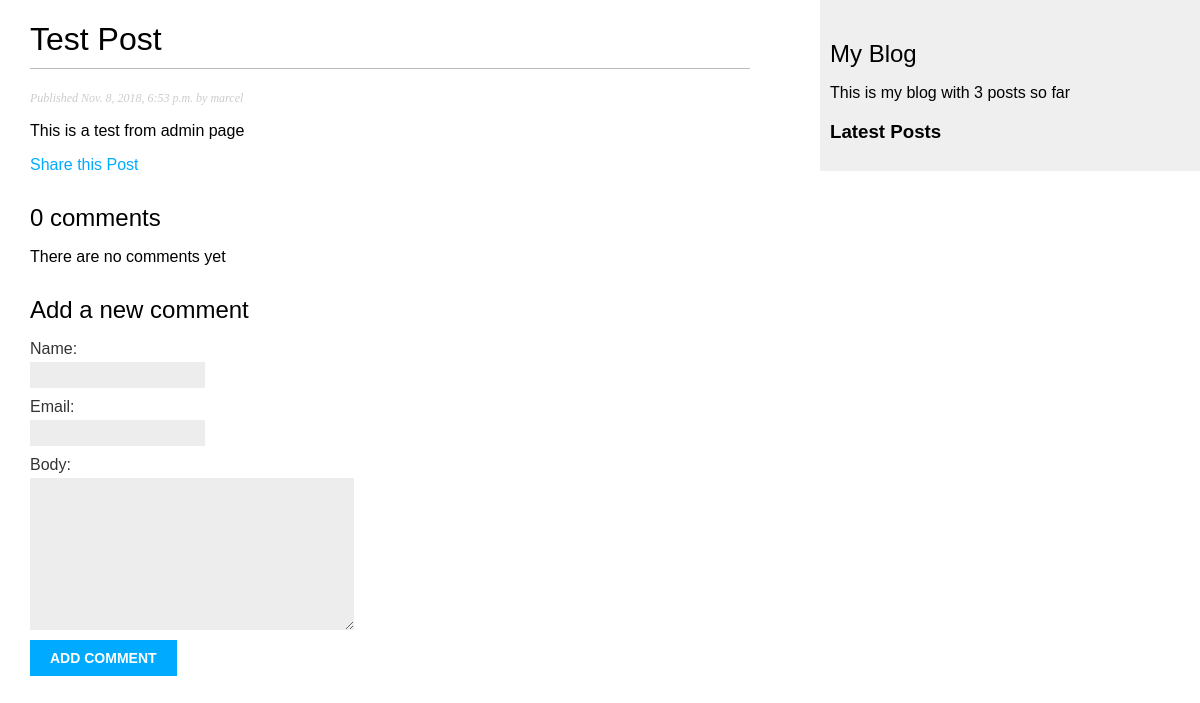
The app's page /blog/2018/11/08/TestePost/, older data.
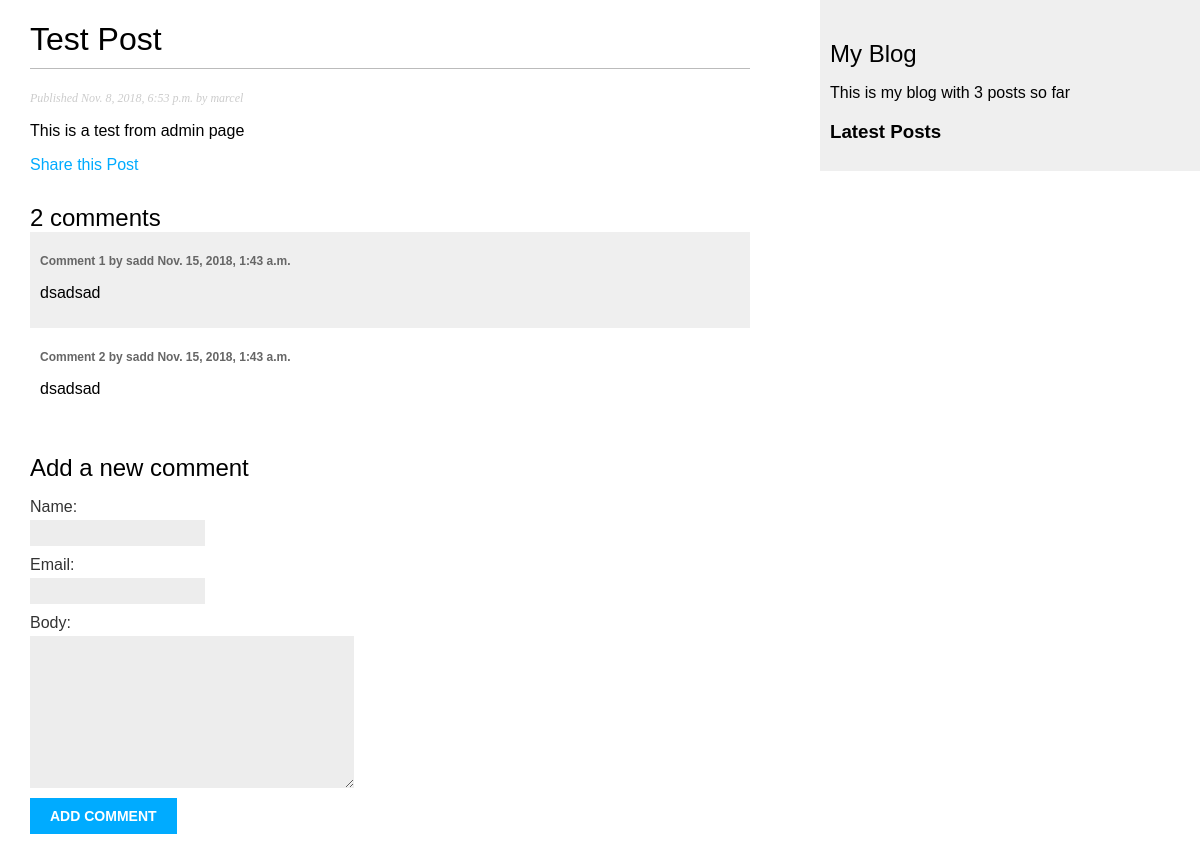
The same page, newer data.
### blog/models.py (models this page shows, shortened)
class Post(models.Model):
    STATUS_CHOICES = (
        ('draft', 'Draft'),
        ('published', 'Published'),
    )
    title = models.CharField(max_length=250)
    slug = models.SlugField(max_length=250, unique_for_date='publish')
    author = models.ForeignKey(User, related_name='blog_posts', on_delete=models.CASCADE)
    body = models.TextField()
    publish = models.DateTimeField(default=timezone.now)
    created = models.DateTimeField(auto_now_add=True)
    updated = models.DateTimeField(auto_now=True)
    status = models.CharField(max_length=10, choices=STATUS_CHOICES, default='draft')
    objects = models.Manager()
    published = PublishedManager()
    tags = TaggableManager()
    class Meta:
        ordering = ('-publish',)

class Comment(models.Model):
    post = models.ForeignKey(Post, related_name='comments', on_delete=models.CASCADE)
    name = models.CharField(max_length=80)
    email = models.EmailField()
    body = models.TextField()
    created = models.DateTimeField(auto_now_add=True)
    updated = models.DateTimeField(auto_now=True)
    active = models.BooleanField(default=True)
    class Meta:
        ordering = ('created',)

### blog/views.py (the view)
# urls.py: re_path(r'^(?P<year>\d{4})/(?P<month>\d{2})/(?P<day>\d{2})/(?P<post>[-\w]+)/$', views.post_detail, name='post_detail'),
def post_detail(request, year, month, day, post):
    post = get_object_or_404(Post, slug=post, status='published', publish__year=year,
                            publish__month=month, publish__day=day)
    comments = post.comments.filter(active=True)
    if request.method == 'POST':
        comment_form = CommentForm(data=request.POST)
        if comment_form.is_valid():
            new_comment = comment_form.save(commit=False)
            new_comment.post = post
            new_comment.save()
    else:
        comment_form = CommentForm()
    return render(request, 'blog/post/detail.html', {'post': post,
                                                    'comments': comments, 'comment_form': comment_form})

### blog/forms.py
class CommentForm(forms.ModelForm):
    class Meta:
        model = Comment
        fields = ('name', 'email', 'body')

### blog/models.py (called while the page is built)
    def get_queryset(self):
        return super(PublishedManager, self).get_queryset().filter(status='published')

### blog/templatetags/blog_tags.py (called while the page is built)
@register.simple_tag
def total_posts():
    return Post.published.count()

@register.inclusion_tag("blog/post/latest_posts.html")
def show_latest_posts(count=5):
    latest_posts = Post.published.order_by('-publish')[:count]
    return {'latest_posts': latest_posts}

### blog/templates/blog/post/detail.html (shortened to what this page needs)
{% extends "blog/base.html" %}
{% block content %}
    <h1>{{ post.title }}</h1>
    <p class="date">Published {{ post.publish }} by {{ post.author }}</p>
    {{ post.body|linebreaks }}
    <p><a href="{% url "blog:post_share" post.id %}">Share this Post</a></p>
    {% with comments.count as total_comments %}
        <h2>{{ total_comments }} comment{{ total_comments|pluralize }}</h2>
    {% endwith %}
    {% for comment in comments %}
        <div class="comment">
            <p class="info">Comment {{ forloop.counter }} by {{comment.name}} {{comment.created}}</p>
            {{ comment.body|linebreaks }}
        </div>
    {% empty %}
        <p>There are no comments yet</p>
    {% endfor %}
    {% if new_comment %}
        <h2>Your comment has been added</h2>
    {% else %}
        <h2>Add a new comment</h2>
        <form action="." method="post">
            {{ comment_form.as_p }}
            <p><input type="submit" value="Add comment"></p>
        </form>
    {% endif %}
{% endblock content %}

### blog/templates/blog/base.html (shortened to what this page needs)
{% load blog_tags %}
{% load staticfiles %}
<!DOCTYPE html>
<html>
<head>
    <link rel="stylesheet" href="{% static "css/blog.css" %}">
</head>
<body>
    <div id="content">
        {% block content %}
        {% endblock %}
    </div>
    <div id="sidebar">
        <h2>My Blog</h2>
        <p>This is my blog with {% total_posts %} posts so far</p>
        <h3>Latest Posts</h3>
    </div>
</body>
</html>

### blog/static/css/blog.css (style rules this page uses)
body { margin:0; padding:0; font-family:helvetica, sans-serif; }
a { color:#00abff; text-decoration:none; }
h1 { font-weight:normal; border-bottom:1px solid #bbb; padding:0 0 10px 0; }
h2 { font-weight:normal; margin:30px 0 0; }
#content { float:left; width:60%; padding:0 0 0 30px; }
#sidebar { float:right; width:30%; padding:10px; background:#efefef; height:100%; }
p.date { color:#ccc; font-family: georgia, serif; font-size: 12px; font-style: italic; }
label { float:left; clear:both; color:#333; margin-bottom:4px; }
input, textarea { clear:both; float:left; margin:0 0 10px; background:#ededed; border:0; padding:6px 10px; font-size:12px; }
input[type=submit] { font-weight:bold; background:#00abff; color:#fff; padding:10px 20px; font-size:14px; text-transform:uppercase; }
.comment { padding:10px; }
.comment:nth-child(even) { background:#efefef; }
.comment .info { font-weight:bold; font-size:12px; color:#666; }

Row changes from the older to the newer data that the page shows:
added Comment: name "sadd", created "Nov. 15, 2018, 1:43 a.m.", body "dsadsad"
added Comment: name "sadd", created "Nov. 15, 2018, 1:43 a.m.", body "dsadsad"
Text that changed along with them:
{{ total_comments }}: "0" → "2"
text no longer shown: "There are no comments yet"
